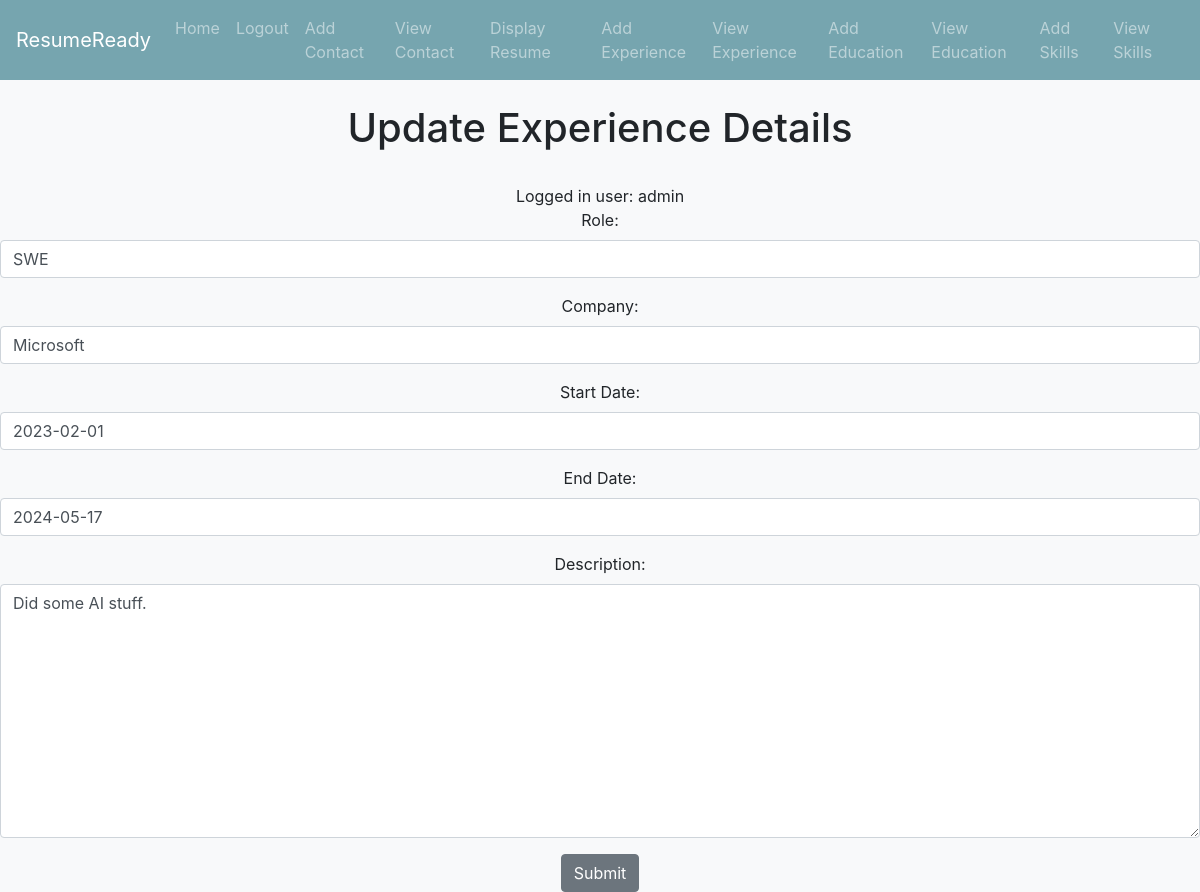
Page /update_experience/2 (signed in) on the earlier database version.
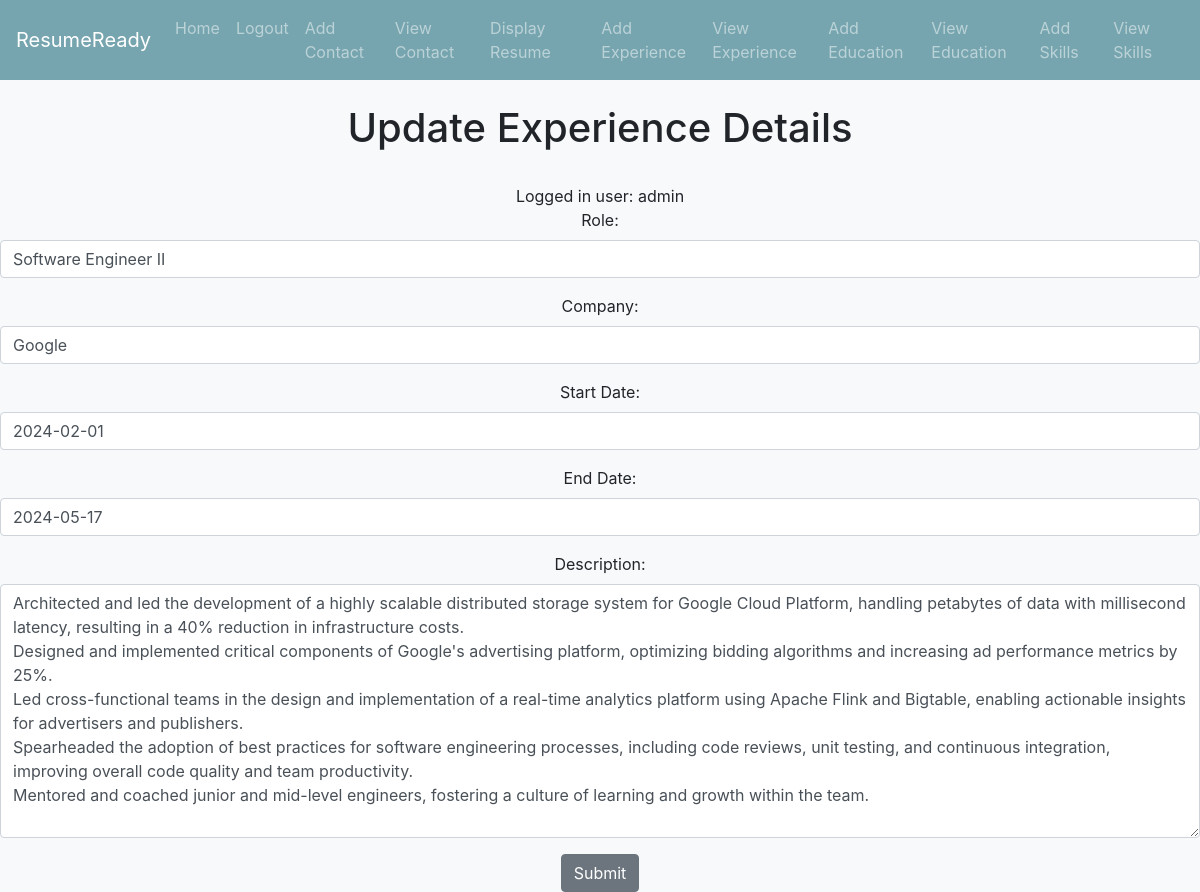
Same page on the later database version.
### details/models.py (models this page shows, shortened)
class Experience(models.Model):
    role = models.CharField('Role', max_length=30)
    company = models.CharField('Company', max_length=30)
    start_date = models.DateField('Start Date')
    end_date = models.DateField('End Date')
    description = models.TextField(blank=True)
    owner = models.IntegerField('Experience Owner', blank=False, default=1)

### details/views.py (the view)
# urls.py: path('update_experience/<exp_id>', views.update_experience, name='update-experience'),
def update_experience(request, exp_id):
    exp = Experience.objects.get(pk=exp_id)
    form = ExperienceForm(request.POST or None, instance=exp)
    if form.is_valid():
        form.save()
        return redirect('view-experience')
    return render(request, 'details/update_experience.html', {'form': form, 'experience': exp})

### details/forms.py
class ExperienceForm(ModelForm):
    class Meta:
        model = Experience
        fields = ('role', 'company', 'start_date', 'end_date', 'description')
    def __init__(self, *args, **kwargs):
        super(ExperienceForm, self).__init__(*args, **kwargs)
        self.fields['role'].widget.attrs['class'] = 'form-control'
        self.fields['company'].widget.attrs['class'] = 'form-control'
        self.fields['start_date'].widget.attrs['class'] = 'form-control'
        self.fields['end_date'].widget.attrs['class'] = 'form-control'
        self.fields['description'].widget.attrs['class'] = 'form-control'

### details/templates/details/update_experience.html (shortened to what this page needs)
{% extends 'details/base.html'%}
{% block content %}
<center>
    <h1>Update Experience Details</h1>
    {% if user.is_authenticated %}
        <br>
        Logged in user: {{ user }}
        <br>
            <form action="" method="post">
                {{ form.as_p }}
                <input type="submit" value="Submit" class="btn btn-secondary">
            </form>
    {% else %}
        <h2> You need to be authenticated to access this page!</h2>
    {% endif %}
</center>
{% endblock %}

### details/templates/details/base.html (shortened to what this page needs)
<!doctype html>
<html lang="en">
  <head>
    <link rel="stylesheet" href="https://cdn.jsdelivr.net/npm/bootstrap@4.0.0/dist/css/bootstrap.min.css">
  </head>
  <body class="bg-light">
    {% include 'details/navbar.html'%}
    <br>
    {% block content %}
    {% endblock %}
  </body>
</html>

### details/templates/details/navbar.html (shortened to what this page needs)
<nav class="navbar navbar-expand-lg navbar-dark" style="background-color: #76a5afff;">
  <a class="navbar-brand" href="#" style="color: rgb(255, 255, 255);">ResumeReady</a>
    <div class="collapse navbar-collapse" id="navbarSupportedContent">
      <ul class="navbar-nav mr-auto">
        <li class="nav-item">
          <a class="nav-link" href="#">Home <span class="sr-only">(current)</span></a>
        </li>
        {% if user.is_authenticated %}
            <li class="nav-item">
                <a class="nav-link" href="{% url 'logout' %}">Logout</a>
            </li>
            <li class="nav-item">
                <a class="nav-link" href="{% url 'add-contact' %}">Add Contact</a>
            </li>
            <li class="nav-item">
              <a class="nav-link" href="{% url 'view-contact' %}">View Contact</a>
            </li>
            <li class="nav-item">
              <a class="nav-link" href="{% url 'create-pdf' %}">Display Resume</a>
            </li>
            <li class="nav-item">
              <a class="nav-link" href="{% url 'add-experience' %}">Add Experience</a>
            </li>
            <li class="nav-item">
              <a class="nav-link" href="{% url 'view-experience' %}">View Experience</a>
            </li>
            <li class="nav-item">
              <a class="nav-link" href="{% url 'add-education' %}">Add Education</a>
            </li>
            <li class="nav-item">
              <a class="nav-link" href="{% url 'view-education' %}">View Education</a>
            </li>
            <li class="nav-item">
              <a class="nav-link" href="{% url 'add-skills' %}">Add Skills</a>
            </li>
            <li class="nav-item">
              <a class="nav-link" href="{% url 'view-skills' %}">View Skills</a>
            </li>
        {% endif %}
      </ul>
    </div>
  </nav>

Differences in the rows shown:
changed Experience: role "SWE" → "Software Engineer II"; company "Microsoft" → "Google"; start_date "2023-02-01" → "2024-02-01"; description "Did some AI stuff." → "Architected and led the development of a highly scalable distributed storage system for Google Cloud Platform, handling petabytes of data with millisecond latency, resulting in a 40% reduction in infrastructure costs. Designed and implemented critical components of Google's advertising platform, optimizing bidding algorithms and increasing ad performance metrics by 25%. Led cross-functional teams in the design and implementation of a real-time analytics platform using Apache Flink and Bigtable, enabling actionable insights for advertisers and publishers. Spearheaded the adoption of best practices for software engineering processes, including code reviews, unit testing, and continuous…"
